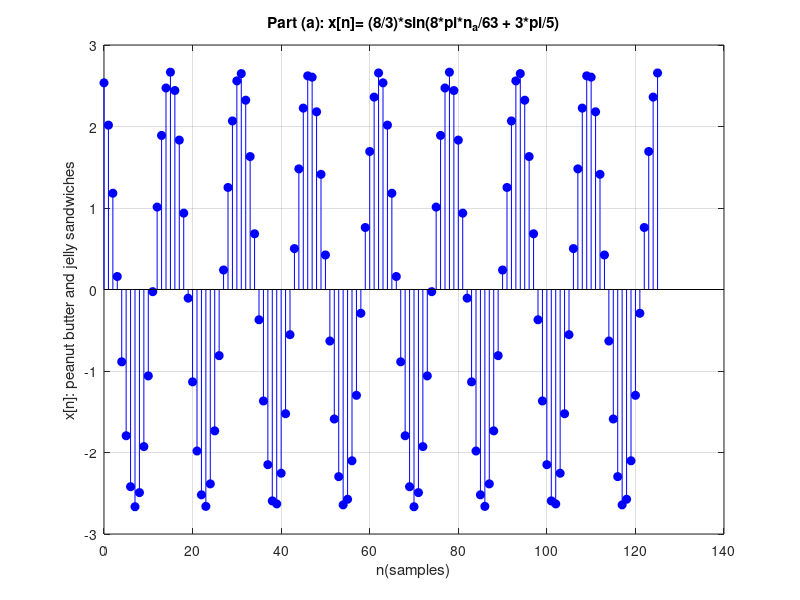
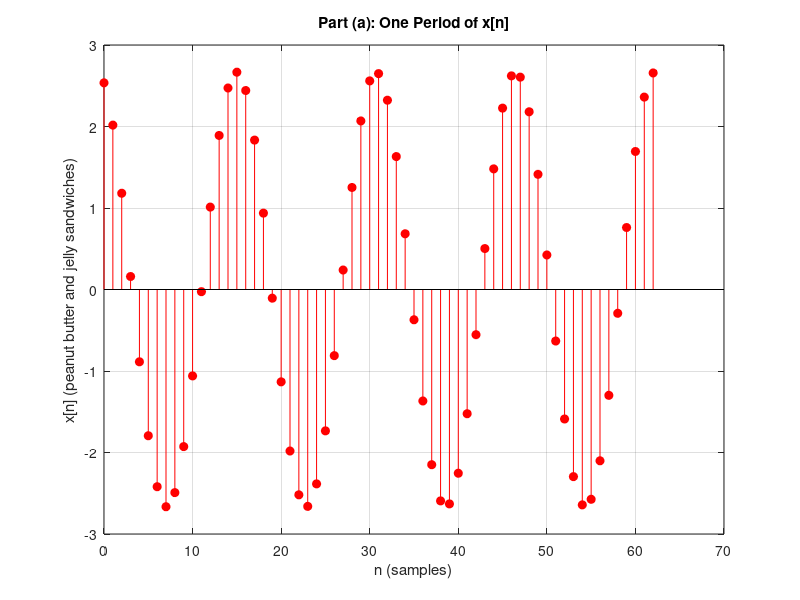
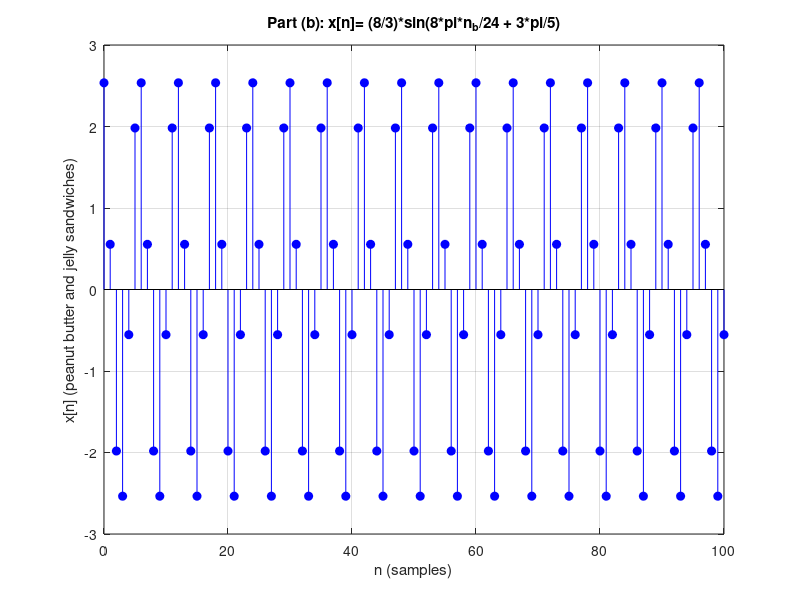
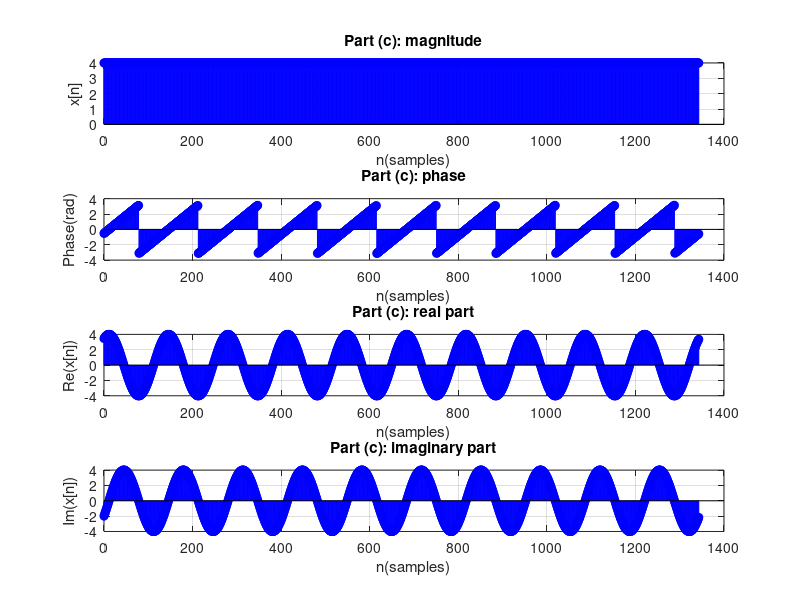

Recreate these plots in MATLAB, in order.
close all;
clear;
clc;

%(a)----------------------------------------------------------------------------------------------------
N_a = 63; % fundamental per
n_a = 0:2*N_a-1; 
x_a = (8/3)*sin(8*pi*n_a/63 + 3*pi/5); 

w_a= 2*pi/N_a; %fundamental angular frequency 
f_a= 1/N_a; %fundamental frequency

%plot full signals (2 periods)

figure; 
stem(n_a,x_a,'b','filled');
title('Part (a): x[n]= (8/3)*sin(8*pi*n_a/63 + 3*pi/5)');
xlabel('n(samples)'); 
ylabel('x[n]: peanut butter and jelly sandwiches');
grid on; 

%plot 1 period
n_a_one= 0:N_a-1; 
x_a_one= (8/3)*sin(8*pi*n_a_one/63 + 3*pi/5);
P_a= mean(abs(x_a_one).^2); %avg power

figure;
stem(n_a_one, x_a_one,'r', 'filled');
title('Part (a): One Period of x[n]');
xlabel('n (samples)');
ylabel('x[n] (peanut butter and jelly sandwiches)');
grid on;

% print results to command window
fprintf('Part (a):\n');
fprintf('Fundamental Period: N = %d samples\n', N_a);
fprintf('Fundamental Frequency: f = %.6f cycles/sample\n', f_a);
fprintf('Fundamental Angular Frequency: w = %.6f rad/sample\n', w_a);
fprintf('Average Power: P = %.4f (peanut butter and jelly sandwiches)^2\n', P_a);

%(b)----------------------------------------------------------------------------------------------------
n_b = 0:100; 
x_b= (8/3)*sin(8*pi*n_b/24 + 3*pi/5);

figure;
stem(n_b, x_b,'b', 'filled');
title('Part (b): x[n]= (8/3)*sin(8*pi*n_b/24 + 3*pi/5)');
xlabel('n (samples)');
ylabel('x[n] (peanut butter and jelly sandwiches)');
grid on;
%(c)----------------------------------------------------------------------------------------------------

N_c = 672; % fundamental per
n_c = 0:2*N_c-1; 
x_c = 4*exp(1j*(5*pi*n_c/336 - pi/6)); 

w_c= 2*pi/N_c; %fundamental angular frequency 
f_c= 1/N_c; %fundamental frequency

%plot 2 periods -----------------------------------
figure; 
subplot(4,1,1);
stem(n_c,abs(x_c),'b','filled');
title('Part (c): magnitude');
xlabel('n(samples)'); 
ylabel('x[n]');
grid on; 

subplot(4,1,2);
stem(n_c,angle(x_c),'b','filled');
title('Part (c): phase');
xlabel('n(samples)'); 
ylabel('Phase(rad)');
grid on; 

subplot(4,1,3);
stem(n_c,real(x_c),'b','filled');
title('Part (c): real part');
xlabel('n(samples)'); 
ylabel('Re(x[n])');
grid on; 

subplot(4,1,4);
stem(n_c,imag(x_c),'b','filled');
title('Part (c): imaginary part');
xlabel('n(samples)'); 
ylabel('Im(x[n])');
grid on; 

%plot 1 period-------------------------------------
n_c_one= 0:N_c-1; 
x_c_one= 4*exp(1j*(5*pi*n_c_one/336 - pi/6));
P_c= mean(abs(x_c_one).^2); %avg power

figure; 
subplot(4,1,1);
stem(n_c_one,abs(x_c_one),'r','filled');
title('Part (c): magnitude');
xlabel('n(samples)'); 
ylabel('x[n]');
grid on; 

subplot(4,1,2);
stem(n_c_one,angle(x_c_one),'r','filled');
title('Part (c): phase');
xlabel('n(samples)'); 
ylabel('Phase(rad)');
grid on; 

subplot(4,1,3);
stem(n_c_one,real(x_c_one),'r','filled');
title('Part (c): real part');
xlabel('n(samples)'); 
ylabel('Re(x[n])');
grid on; 

subplot(4,1,4);
stem(n_c_one,imag(x_c_one),'r','filled');
title('Part (c): imaginary part');
xlabel('n(samples)'); 
ylabel('Im(x[n])');
grid on; 

% print results to command window
fprintf('Part (c):\n');
fprintf('Fundamental Period: N = %d samples\n', N_c);
fprintf('Fundamental Frequency: f = %.6f cycles/sample\n', f_c);
fprintf('Fundamental Angular Frequency: w = %.6f rad/sample\n', w_c);
fprintf('Average Power: P = %.4f (peanut butter and jelly sandwiches)^2\n', P_c);
